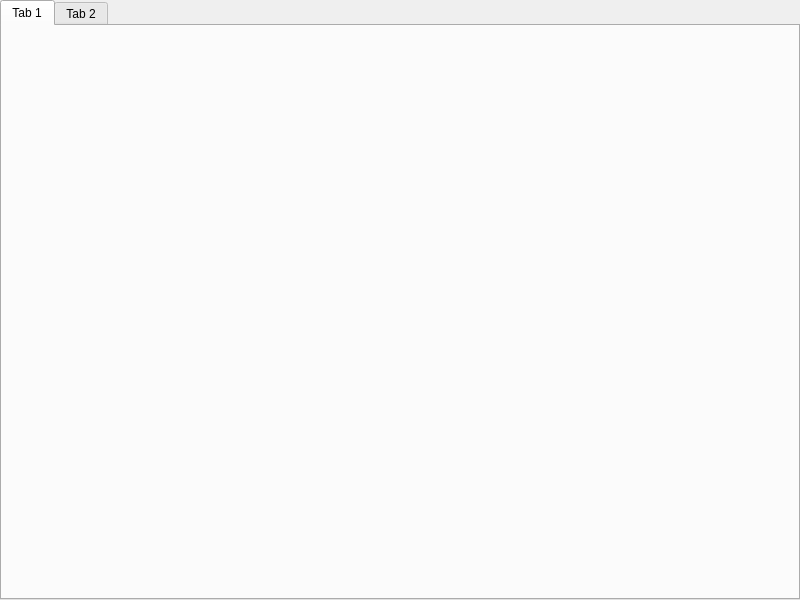
<?xml version="1.0" encoding="UTF-8"?>
<ui version="4.0">
 <class>JoinHelperWidgets</class>
 <widget class="QWidget" name="JoinHelperWidgets">
  <property name="geometry">
   <rect>
    <x>0</x>
    <y>0</y>
    <width>800</width>
    <height>600</height>
   </rect>
  </property>
  <property name="windowTitle">
   <string>Join Helper</string>
  </property>
  <layout class="QVBoxLayout" name="verticalLayout">
   <property name="leftMargin">
    <number>0</number>
   </property>
   <property name="topMargin">
    <number>0</number>
   </property>
   <property name="rightMargin">
    <number>0</number>
   </property>
   <property name="bottomMargin">
    <number>0</number>
   </property>
   <item>
    <widget class="QTabWidget" name="tabs">
     <widget class="QWidget" name="tab">
      <attribute name="title">
       <string>Tab 1</string>
      </attribute>
     </widget>
     <widget class="QWidget" name="tab_2">
      <attribute name="title">
       <string>Tab 2</string>
      </attribute>
     </widget>
    </widget>
   </item>
  </layout>
 </widget>
 <resources/>
 <connections/>
</ui>
